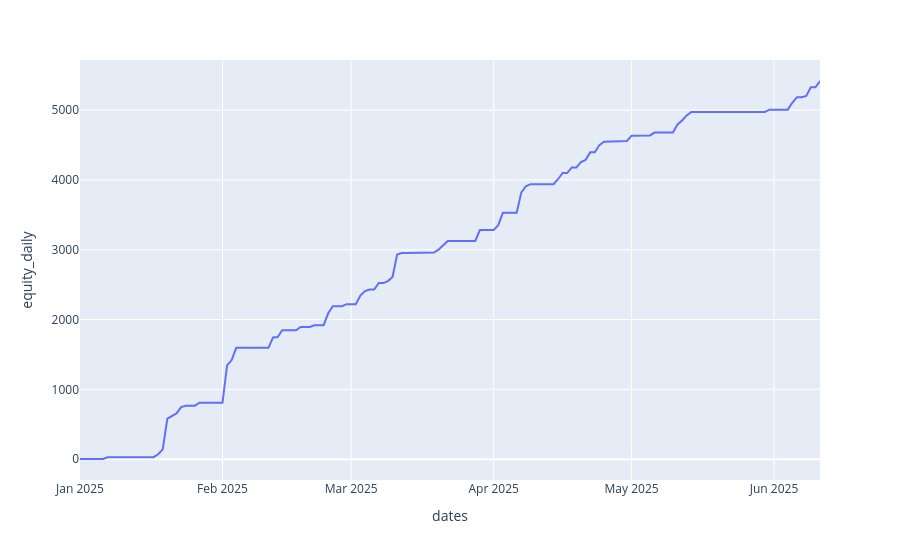

Here is the notebook cell this chart was saved with:
### Code cell
# Plotting equity line (starting with 0 on day 1 and adding daily profit for each backtested day)

import pandas as pd
import plotly.express as px

from freqtrade.configuration import Configuration
from freqtrade.data.btanalysis import load_backtest_stats


# strategy = 'SampleStrategy'
# config = Configuration.from_files(["user_data/config.json"])
# backtest_dir = config["user_data_dir"] / "backtest_results"

stats = load_backtest_stats(backtest_dir)
strategy_stats = stats["strategy"][strategy]

df = pd.DataFrame(columns=["dates", "equity"], data=strategy_stats["daily_profit"])
df["equity_daily"] = df["equity"].cumsum()

fig = px.line(df, x="dates", y="equity_daily")
fig.show()

### Figure 1 — Plotly figure (JSON) as saved in the notebook; plotly's stock layout.template omitted (floating-point values rounded to 4 significant figures; data arrays with more than 128 entries replaced by an {"elided": "..."} marker saying what was removed)
{"data": [{"hovertemplate": "dates=%{x}<br>equity_daily=%{y}<extra></extra>", "legendgroup": "", "line": {"color": "#636efa", "dash": "solid"}, "marker": {"symbol": "circle"}, "mode": "lines", "name": "", "orientation": "v", "showlegend": false, "type": "scatter", "x": {"elided": "162 str values"}, "xaxis": "x", "y": {"elided": "162 float values"}, "yaxis": "y"}], "layout": {"legend": {"tracegroupgap": 0}, "margin": {"t": 60}, "xaxis": {"anchor": "y", "domain": [0, 1], "title": {"text": "dates"}}, "yaxis": {"anchor": "x", "domain": [0, 1], "title": {"text": "equity_daily"}}}}
